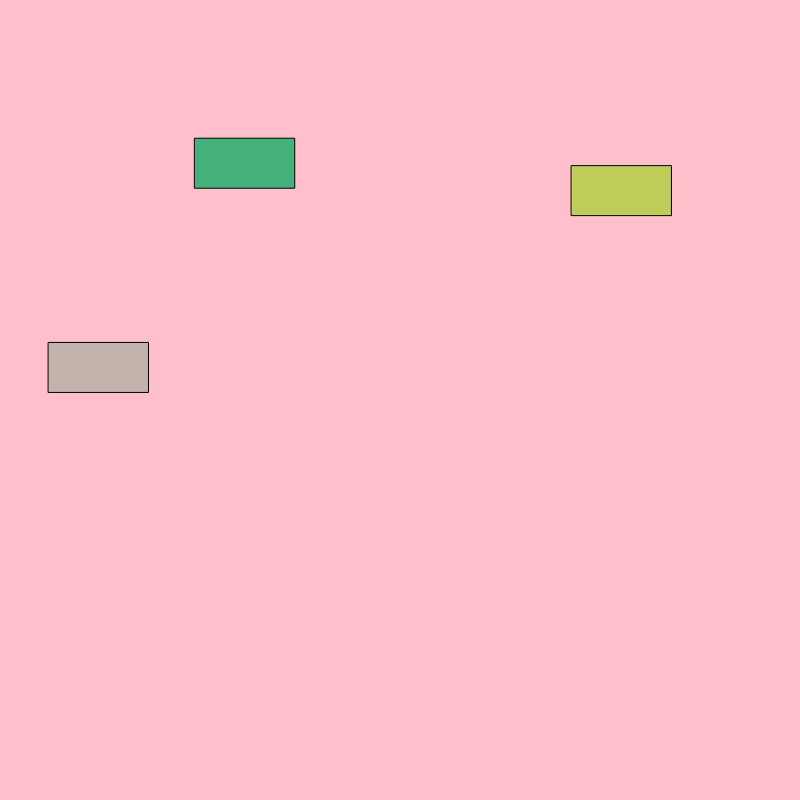
Frame 1 (no input)
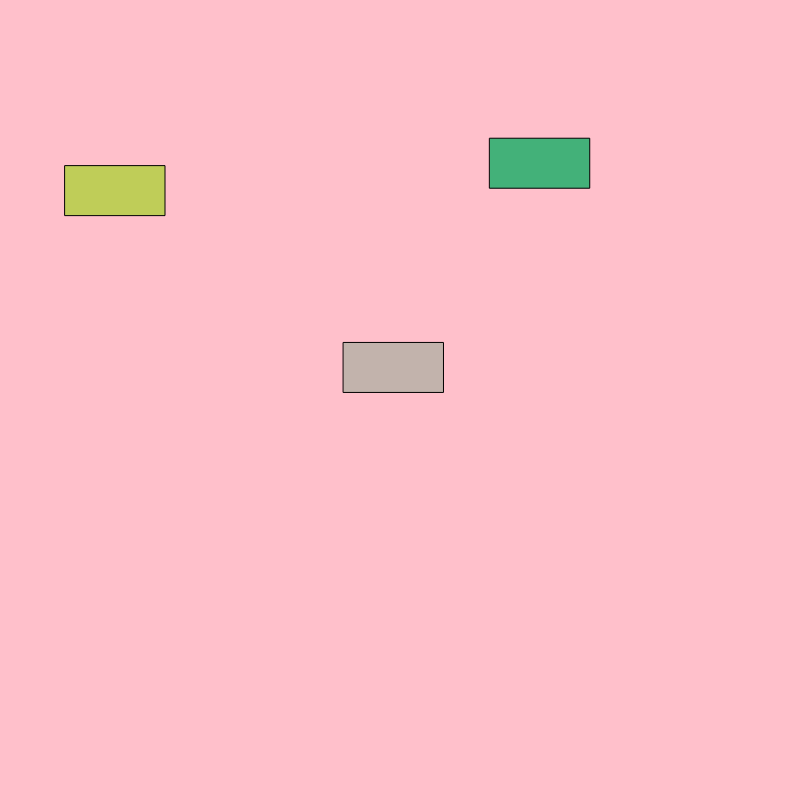
Frame 60 (no input)
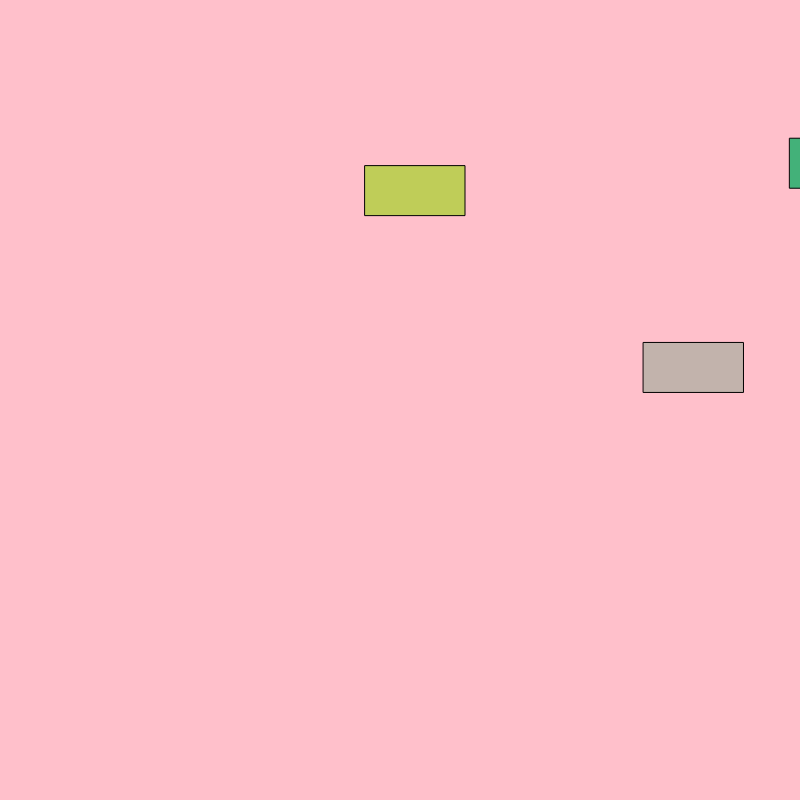
Frame 120 (the mouse pressed at the canvas centre since frame 60)

The p5.js sketch that drew these frames (run headless with seeded random() and noise() and a simulated clock; from frame 60 on, the mouse is pressed at the canvas centre):

// p5.js sketch
// ── sketch.js
var myCar; //declare an object
var myCar1;
var myCar2;

function setup() {
  createCanvas(800, 800);
  myCar = new Car(); //spawn one object
  myCar1= new Car();
  myCar2= new Car();
}

function draw() {
  background('pink');
  myCar.display();
  myCar.drive();

  myCar1.display();
  myCar1.drive();

  myCar2.display();
  myCar2.drive();
}

//our car class. this is where we decide where they look like
function Car() {
  //attributes
  this.x = random(width);
  this.y = random(height);
  this.red = random(255);
  this.green = random(255);
  this.blue = random(255);
  this.vel = random(5);
  //methods
  this.display = function() {
    fill(this.red, this.blue, this.green);
    rect(this.x, this.y, 100, 50);
  }

  this.drive = function() {
    this.x = this.x + 5;
    if (this.x > width) {
      this.x = 0;
    }
  }
}
